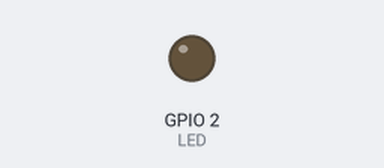
Recording of a sketch running on a simulated ESP32. Shown: output pins drawn as LEDs (lit = HIGH). WiFi joins after 1.5 s; servers stay silent unless stated; what the sketch prints to the serial monitor is not drawn.

Above: at 0.1 s.
At 7.5 s:
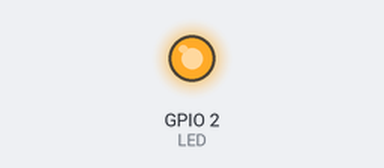
Timing chart, 0 to 9.0 s (numbered marks = the images above):
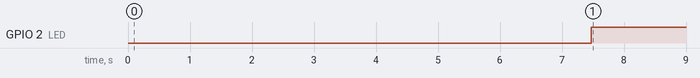

Measured:
- by itself, GPIO 2 (LED): LOW → HIGH at 7.5 s

The sketch:

HTTPTransferSpeed.ino
```cpp
/*

This sketch transfers String values to a remote php server via HTTP POST requests.

*/
#include <WiFi.h>
#include "soc/soc.h"
#include "soc/rtc_cntl_reg.h"
#include "soc/rtc_wdt.h"
#include "esp_int_wdt.h"
#include "esp_task_wdt.h"

#define LED 2

WiFiClient client;

const int N = 1024;
const int N_set_gather = 4;
const int N_gather_size = N / N_set_gather; // 1024/4 = 256. 256 gives better HTTP performance.

int16_t AcX[N], AcY[N], AcZ[N], GyX[N], Tmp[N], GyY[N], GyZ[N], TIME[N];
// unsigned long SL_NO[N];
bool send_Flag = true;

unsigned long lastMicros = 0;
const int MAX_SAMPLING_FREQ = 2000; //Maximum speed without overflow - 2000Hz
unsigned long MINIMUM_SAMPLING_DELAY_uSec = (unsigned long)(1*1000000/MAX_SAMPLING_FREQ);

String data = "data_packet=";
uint16_t count = 0;

//////////////Wi-Fi Credentials///////////////
const char* ssid = "ENTER_SSID";
const char* password =  "ENTER_PASS";
const char* server = "192.168.0.100"; // Server URL - Ubuntu LAN.


const int port = 80;

void send_packets(String, const char*, int);
void connect_to_wifi();

//////////////FREE-RTOS SETUP///////////////
TaskHandle_t MPU_GET_h = NULL, HTTP_SEND_h = NULL;

void MPU_GET( void * parameter ) {

    vTaskSuspend(NULL);

    while(1) {
        for (int j = 0; j < N_set_gather; j++) { //256 data points is 1 set and there are 4 sets
            for (int i = j * N_gather_size; i < (j + 1) * N_gather_size; i++) {
                if(micros() >= (lastMicros + MINIMUM_SAMPLING_DELAY_uSec)){

                    // SL_NO[i] = count;
                    // count++;
                    TIME[i]= micros() - lastMicros;
                    lastMicros = micros();

                    AcX[i] = 9999;
                    AcY[i] = 9999;
                    AcZ[i] = 9999;
                    Tmp[i] = 9999;
                    GyX[i] = 9999;
                    GyY[i] = 9999;
                    GyZ[i] = 9999;

                } else {
                    i--;
                }
            }
            if (send_Flag) {
                send_Flag = false;
                vTaskResume(HTTP_SEND_h);
            } else {
                digitalWrite(LED,HIGH);
                Serial.println("!!!OVERFLOW!!!");
                while(1){delay(1000);}
            }

            esp_task_wdt_init(5, false); // Increases the timeout and feeds the TWDT.

        }
    }

}

void HTTP_SEND( void * parameter ) {
  vTaskSuspend(NULL);

  while(1) {
    for (int j = 0; j < N_set_gather; j++) {

        for (int i = j * N_gather_size; i < (j + 1) * N_gather_size; i++) {

            data +=
                // (String)(SL_NO[i]) + "," + `
                (String)(TIME[i]) + "," +
                (String)(AcX[i]) + "," +
                (String)(AcY[i]) + "," +
                (String)(AcZ[i]) + "," +
                (String)(Tmp[i]) + "," +
                (String)(GyX[i]) + "," +
                (String)(GyY[i]) + "," +
                (String)(GyZ[i]) + "\n";
        }
        if(WiFi.status() == WL_CONNECTED){
            send_packets(data, server, port);
            send_Flag = true;
        } else {
            while(1){
                Serial.println("!!WIFI DISCONNECT ERROR!!");
                digitalWrite(LED,HIGH);
                while(1){delay(1000);}
            }
        }
        data = "data_packet=";
        vTaskSuspend(NULL);
    }
    esp_task_wdt_init(5, false);
    // esp_task_wdt_reset();
  }
}

void setup(){
    Serial.begin(115200);
    pinMode(LED,OUTPUT);
    digitalWrite(LED,LOW);

    delay(5000);
    Serial.print("Attempting to connect to SSID: ");
    Serial.println(ssid);
    WiFi.begin(ssid, password);

    // attempt to connect to Wifi network:
    while (WiFi.status() != WL_CONNECTED) {
        Serial.print(".");
        delay(1000);
    }

    Serial.print("Connected to ");
    Serial.println(ssid);

    xTaskCreatePinnedToCore(MPU_GET, "MPU_GET",    10000,    NULL,    1,    &MPU_GET_h,   0);
    xTaskCreatePinnedToCore(HTTP_SEND, "HTTP_SEND",    10000,    NULL,    1,    &HTTP_SEND_h,   1);

    if(WiFi.status() == WL_CONNECTED){
        send_packets("data_packet=TIME,Acx,AcY,AcZ,TEMP,GyX,GyY,GyZ\n", server, port);
    } else {
        while(1){
            Serial.println("!!WIFI DISCONNECT ERROR!!");
            delay(1000);
        }
    }

    vTaskResume(MPU_GET_h);

}

void loop(){

  connect_to_wifi();

}

void send_packets(String packet, const char* server, int port){
    if (!client.connect(server, port)){
        Serial.println("Connection failed!");
        digitalWrite(LED,HIGH);
        while(1){delay(1000);}
    }
    client.println("POST /post-esp-data_v2.php HTTP/1.1");    //HTTP/1.0 gives a slightly improved speed than HTTP3.0.

    client.print("Host: ");client.print(server);client.print(":");client.println(port);
    client.println("User-Agent: Arduino/1.0");
    client.println("Connection: close");
    client.println("Content-Type: application/x-www-form-urlencoded");
    client.print("Content-Length: ");
    client.println(packet.length());
    client.println();
    client.println(packet);
    client.stop();
    return;
}

void connect_to_wifi() {
  unsigned long lastTimeStamp = millis();

  while (WiFi.status() != WL_CONNECTED) {
    delay(1000);
    // Serial.println("Connecting to WiFi..");

    //if WiFI doesn't connect within 30 secs, reconnect WiFi
    if ( (millis() - lastTimeStamp) > 30*1000 ) {
      // Serial.println("Failed to connect to WiFi. Restarting in 5 seconds");
      delay(5000);
      // ESP.restart();
	  WiFi.reconnect();
    }
  }
}
```
